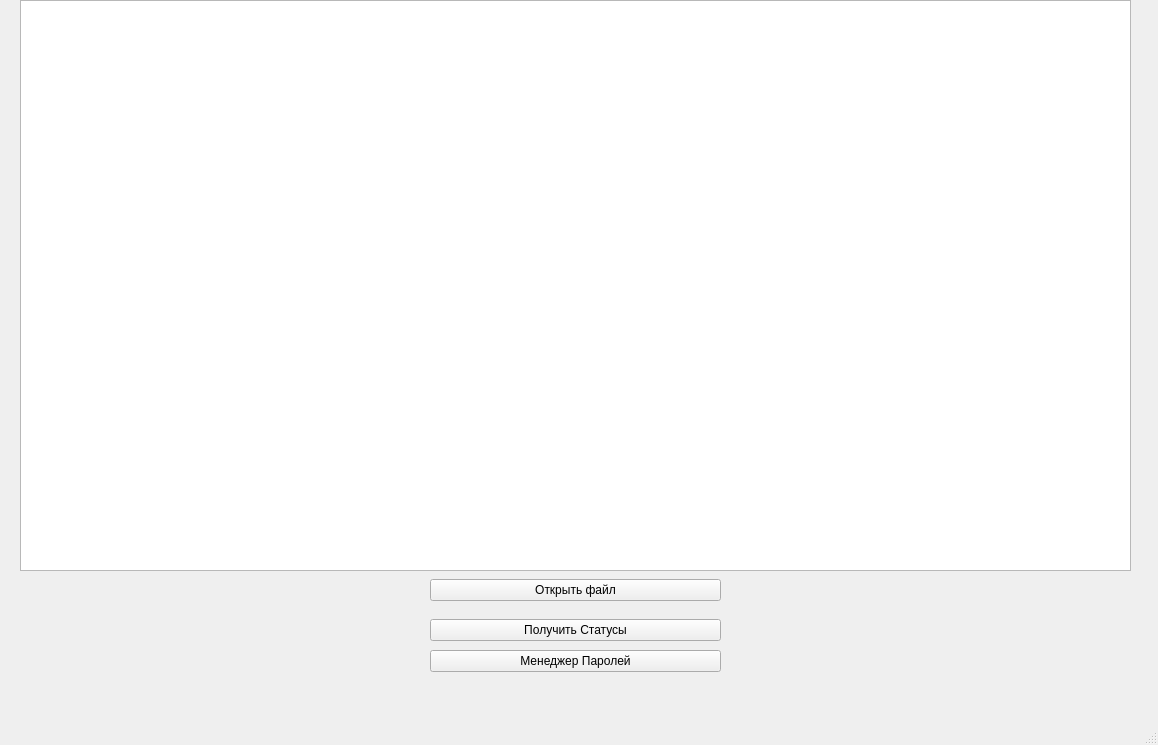
<?xml version="1.0" encoding="UTF-8"?>
<ui version="4.0">
 <class>MainWindow</class>
 <widget class="QMainWindow" name="MainWindow">
  <property name="geometry">
   <rect>
    <x>0</x>
    <y>0</y>
    <width>1158</width>
    <height>745</height>
   </rect>
  </property>
  <property name="minimumSize">
   <size>
    <width>1158</width>
    <height>721</height>
   </size>
  </property>
  <property name="maximumSize">
   <size>
    <width>1158</width>
    <height>834</height>
   </size>
  </property>
  <property name="windowTitle">
   <string>StatusChecker v1</string>
  </property>
  <property name="autoFillBackground">
   <bool>false</bool>
  </property>
  <property name="documentMode">
   <bool>false</bool>
  </property>
  <property name="tabShape">
   <enum>QTabWidget::Rounded</enum>
  </property>
  <widget class="QWidget" name="centralwidget">
   <widget class="QWidget" name="gridLayoutWidget">
    <property name="geometry">
     <rect>
      <x>430</x>
      <y>610</y>
      <width>291</width>
      <height>71</height>
     </rect>
    </property>
    <layout class="QGridLayout" name="gridLayout">
     <property name="leftMargin">
      <number>0</number>
     </property>
     <property name="topMargin">
      <number>0</number>
     </property>
     <property name="spacing">
      <number>0</number>
     </property>
     <item row="1" column="0">
      <widget class="QPushButton" name="StatBtn_2">
       <property name="maximumSize">
        <size>
         <width>16777215</width>
         <height>16777215</height>
        </size>
       </property>
       <property name="text">
        <string>Получить Статусы</string>
       </property>
      </widget>
     </item>
     <item row="2" column="0">
      <widget class="QPushButton" name="StatBtn_3">
       <property name="enabled">
        <bool>true</bool>
       </property>
       <property name="text">
        <string>Менеджер Паролей</string>
       </property>
      </widget>
     </item>
    </layout>
   </widget>
   <widget class="QWidget" name="horizontalLayoutWidget">
    <property name="geometry">
     <rect>
      <x>20</x>
      <y>0</y>
      <width>1111</width>
      <height>571</height>
     </rect>
    </property>
    <layout class="QHBoxLayout" name="horizontalLayout">
     <item>
      <widget class="QListWidget" name="Individ"/>
     </item>
    </layout>
   </widget>
   <widget class="QWidget" name="horizontalLayoutWidget_2">
    <property name="geometry">
     <rect>
      <x>430</x>
      <y>570</y>
      <width>291</width>
      <height>41</height>
     </rect>
    </property>
    <layout class="QHBoxLayout" name="horizontalLayout_2">
     <item>
      <widget class="QPushButton" name="pushButton">
       <property name="text">
        <string>Открыть файл</string>
       </property>
      </widget>
     </item>
    </layout>
   </widget>
  </widget>
  <widget class="QMenuBar" name="menubar">
   <property name="geometry">
    <rect>
     <x>0</x>
     <y>0</y>
     <width>1158</width>
     <height>26</height>
    </rect>
   </property>
  </widget>
  <widget class="QStatusBar" name="statusbar"/>
 </widget>
 <resources/>
 <connections/>
</ui>
